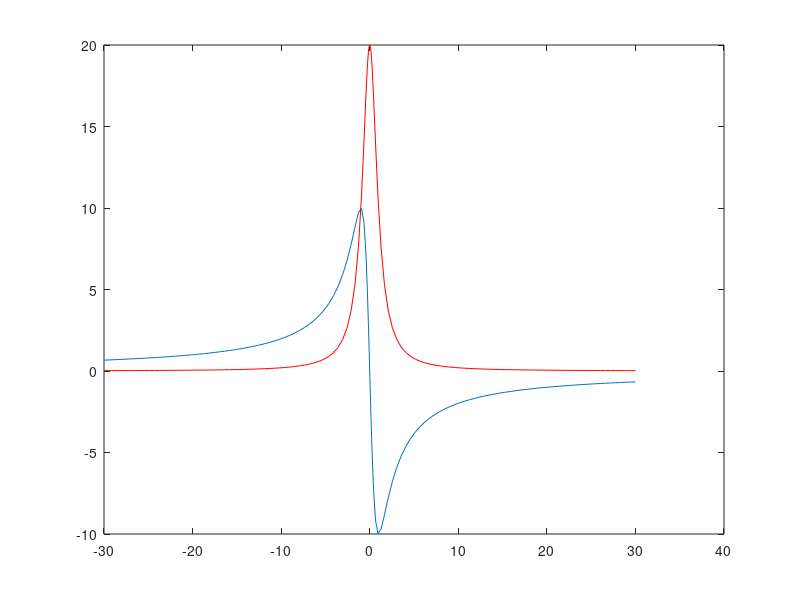
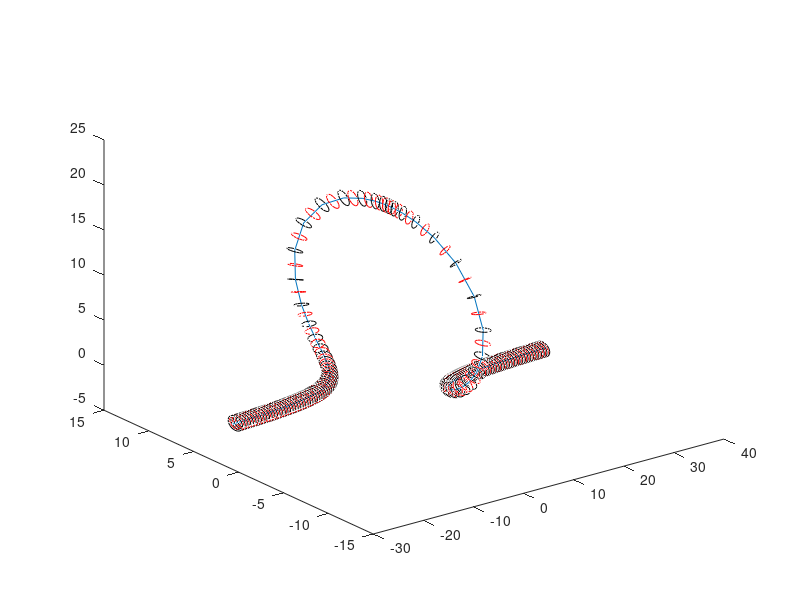

Write the MATLAB code that produced these figures, in order.
%% 3d print prepaparation
clear all
radius=0.8;%narrow was 0.5
start_end_pt=30;%from - to +...
amplit=20;
sides=16;
list=[1:sides ];
list2=1+mod(list,sides);
sca=3.3;

x=-start_end_pt:0.005:start_end_pt;
comp=1./(1+1i*x);
z=amplit*real(comp);
y=amplit*imag(comp);




xx=x(1:end-1)-x(2:end);
yy=y(1:end-1)-y(2:end);
zz=z(1:end-1)-z(2:end);
speed=sqrt(zz.*zz+yy.*yy+xx.*xx);
%speed=sqrt(zz.*zz+yy.*yy);
%speed=speed./abs(xx);
%inc=abs(xx)./speed;
inc=1./speed;
tot=sum(sum(inc));
inc=inc/tot;%zero to 1
sii=size(inc,2);
%inc=inc*sii/(sii-2);
%x=2*start_end_pt*inc-start_end_pt;
x(1,1)=-start_end_pt;
for lo=2:size(x,2)
    x(1,lo)=x(1,lo-1)+inc(1,lo-1)*(2*start_end_pt);
end
x=x(1:100:end);
comp=1./(1+1i*x);

z=amplit*real(comp);
y=amplit*imag(comp);
%% here plot x y z
box_boudaries=[min(x) max(x);min(y) max(y);min(z) max(z)];
gen_min=min(box_boudaries(:,1));
gen_max=max(box_boudaries(:,2));
inc_distance=(gen_max-gen_min)/100;
figure(1);clf
plot(x,y)
hold on
plot(x,z,'r-');
xyz=[x; y; z];
figure(2);clf;
plot3(x,y,z);hold on
f_id = fopen('./nmr_signal_20cm.obj','w');
fprintf(f_id,'v %.6f %.6f %.6f\n',xyz(:,1)*sca);
count=0;
for loop=2:1:size(x,2)-1
    
    v1=xyz(:,loop)-xyz(:,loop-1);
    v2=xyz(:,loop+1)-xyz(:,loop);
    v1=v1/norm(v1);
    v2=v2/norm(v2);
    d1=cross(v1,v2);
    d1=d1/norm(d1);
    %  d2=cross((v1+v2)/2,d1);
    d2=cross(v1,d1);
    d2=d2/norm(d2);
    sq2=sqrt(2)/2;
   % ser1=[sq2 1  sq2  0 -sq2 -1 -sq2 0]'*d1';
   add_phi=0;
    ser1=sin(add_phi+[0:(pi*2)/sides:2*pi-(pi*2)/sides])'*d1';
    ser2=cos(add_phi+[0:(pi*2)/sides:2*pi-(pi*2)/sides])'*d2';
    
    % ser2=[sq2 0 -sq2 -1 -sq2  0  sq2 1]'*d2';
    sert=ser1+ser2;
    sert=sert*radius;
    for l123=1:size(sert,1)
        colm='k-';
        
        if l123==1 colm='b-';end
        if l123==2 colm='r-';end
        if l123==3 colm='g-';end
        %  plot3(xyz(1,loop)+[0 sert(l123,1)],xyz(2,loop)+[0 sert(l123,2)],xyz(3,loop)+[0 sert(l123,3)],colm)
        cur8(:,l123)=[xyz(1,loop)+ sert(l123,1);xyz(2,loop)+ sert(l123,2);xyz(3,loop)+ sert(l123,3)];
    end
    %  plot3(xyz(1,loop)+[ sert(:,1)],xyz(2,loop)+[ sert(:,2)],xyz(3,loop)+[ sert(:,3)],colm)
    plot3(cur8(1,:),cur8(2,:),cur8(3,:),colm)
    
    
    if loop>2 && loop<=(size(x,2)-1)
        interm=cur8(:,list)*0.5+0.5*(cur8a(:,list2));
        %   plot3(interm(1,loop)+[0 sert(l123,1)],interm(2,loop)+[0 sert(l123,2)],interm(3,loop)+[0 sert(l123,3)],colm)
        colm='r-';
        
        plot3(interm(1,:),interm(2,:),interm(3,:),colm)
        fprintf(f_id,'v %.6f %.6f %.6f\n',interm*sca);count=count+1;
        
    end
    fprintf(f_id,'v %.6f %.6f %.6f\n',cur8*sca);count=count+1;
    
   
    drawnow
    
    cur8a=cur8;
end
si=size(x,2);

fprintf(f_id,'v %.6f %.6f %.6f\n',xyz(:,end)*sca);
counter=1;
fprintf(f_id,'\n');
%first
for lo=1:sides
    fprintf(f_id,'f %d %d %d\n',1,list(1,lo)+1,list2(1,lo)+1);
end
for lo2=0:si-4
    for lo=1:sides
        addme=1+(2*sides)*lo2;
        fprintf(f_id,'f %d %d %d\n',list(1,lo)+addme,sides+list(1,lo)+addme,list2(1,lo)+addme);
    end
    for lo=1:sides
        addme=1+(2*sides)*lo2;
        fprintf(f_id,'f %d %d %d\n',sides+list(1,lo)+addme,sides+list2(1,lo)+addme,list2(1,lo)+addme);
    end
     for lo=1:sides
        addme=1+(2*sides)*lo2+sides;
        fprintf(f_id,'f %d %d %d\n',list2(1,lo)+addme,list(1,lo)+addme,sides+list2(1,lo)+addme);
    end
    for lo=1:sides
        addme=1+(2*sides)*lo2+sides;
        fprintf(f_id,'f %d %d %d\n',sides+list2(1,lo)+addme,list(1,lo)+addme,sides+list(1,lo)+addme);
    end
end
%last
for lo=1:sides
   fprintf(f_id,'f %d %d %d\n',(2*si-5)*sides+2,list2(1,lo)+1+(2*si-6)*sides,list(1,lo)+1+(2*si-6)*sides);
end
fclose(f_id);

